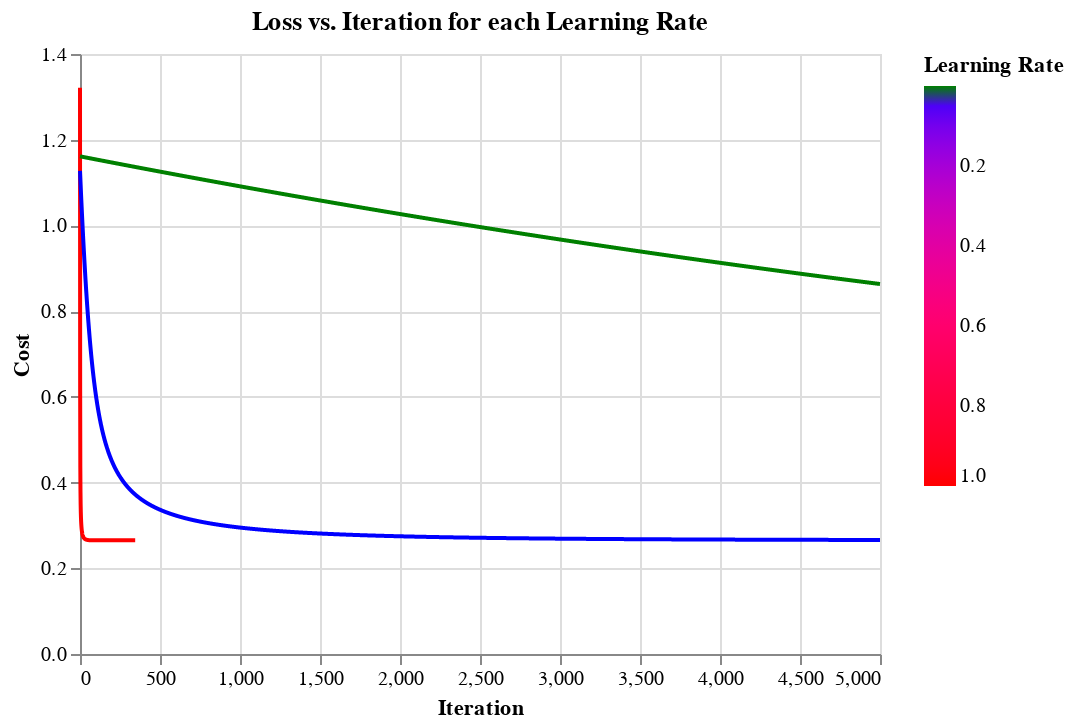

Notebook code cell kept with this figure:
### Markdown cell above
**(h)** Implementing Logistic Regression Model

### Code cell
%%capture --no-display
lrates = [1, .01, .0001]
plots = None
for lr in lrates:
    model = Logistic_regression()

    model.fit(
        train.loc[:, ['x1', 'x2']], 
        train.loc[:, 'y'], 
        lr)

    if plots is not None:

        plots = pd.concat(
            [plots, 
            pd.DataFrame(
                {lr: model.learning_curve(
                    train.loc[:, ['x1', 'x2']], 
                    train.loc[:, 'y'])})], 
                    axis = 1)
        
        model.learning_curve(
            test.loc[:, ['x1', 'x2']], 
            test.loc[:, 'y'])

    else:

        plots = pd.DataFrame(
            {lr: model.learning_curve(
                train.loc[:, ['x1', 'x2']],
                train.loc[:, 'y'])})

        model.learning_curve(
            test.loc[:, ['x1', 'x2']], 
            test.loc[:, 'y'])

alt.data_transformers.disable_max_rows()

alt.Chart(plots.reset_index(names = ['Iteration']).melt(
    id_vars = 'Iteration', 
    var_name = 'Learning Rate', 
    value_name = 'Cost'),
        title = "Loss vs. Iteration for each Learning Rate").mark_line().encode(
            x = 'Iteration', 
            y = 'Cost', 
            color = alt.Color('Learning Rate', scale = alt.Scale(
                domain = lrates,
                range = ['red', 'blue', 'green'])))

### Figure 1 — Vega-Lite specification as saved in the notebook (floating-point values rounded to 4 significant figures; data arrays with more than 128 entries replaced by an {"elided": "..."} marker saying what was removed)
{"config": {"view": {"continuousWidth": 400, "continuousHeight": 300}}, "data": {"name": "data-9972532fd84aca15844cf55f09a0ecf4"}, "mark": "line", "encoding": {"color": {"field": "Learning Rate", "scale": {"domain": [1, 0.01, 0.0001], "range": ["red", "blue", "green"]}, "type": "quantitative"}, "x": {"field": "Iteration", "type": "quantitative"}, "y": {"field": "Cost", "type": "quantitative"}}, "title": "Loss vs. Iteration for each Learning Rate", "$schema": "https://vega.github.io/schema/vega-lite/v4.17.0.json", "datasets": {"data-9972532fd84aca15844cf55f09a0ecf4": {"elided": "15003 records"}}}
